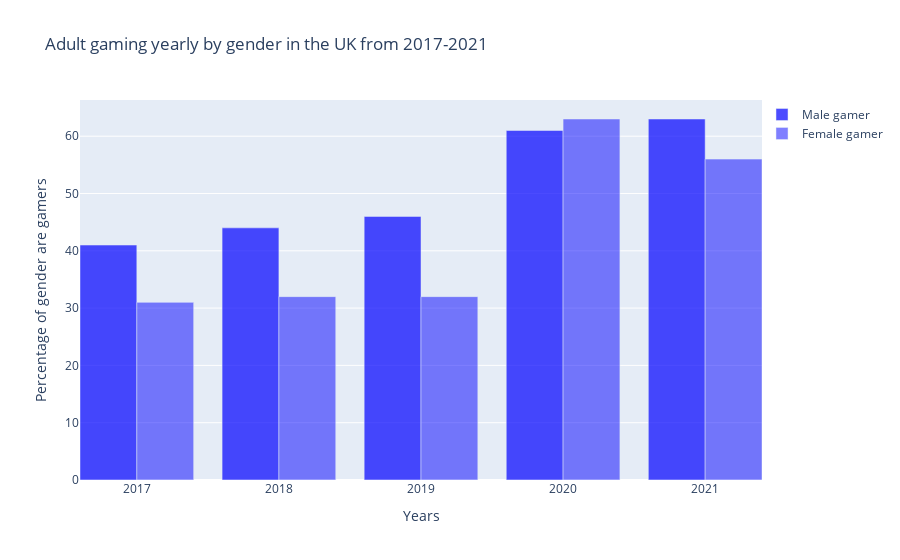

Notebook cell for this chart:
### Code cell
X = ['2017', '2018', '2019', '2020', '2021']

X_axis = np.arange(len(X))
  
fig = go.Figure()

fig.add_trace(go.Bar(
    x=X_axis - 0.2,
    y=Male_gamer,
    width=0.4,
    name='Male gamer',
    marker_color='rgba(0, 0, 255, 0.7)'  # Adjust the RGB values and alpha as needed
))

fig.add_trace(go.Bar(
    x=X_axis + 0.2,
    y=Female_gamer,
    width=0.4,
    name='Female gamer',
    marker_color='rgba(0, 0, 255, 0.5)'
))

fig.update_layout(
    xaxis=dict(tickvals=X_axis, ticktext=X),
    xaxis_title="Years",
    yaxis_title="Percentage of gender are gamers",
    title="Adult gaming yearly by gender in the UK from 2017-2021",
    legend=dict(x=1, y=1),
)

fig.show()

### Figure 1 — Plotly figure (JSON) as saved in the notebook; plotly's stock layout.template omitted (floating-point values rounded to 4 significant figures)
{"data": [{"marker": {"color": "rgba(0, 0, 255, 0.7)"}, "name": "Male gamer", "type": "bar", "width": 0.4, "x": [-0.2, 0.8, 1.8, 2.8, 3.8], "y": [41, 44, 46, 61, 63]}, {"marker": {"color": "rgba(0, 0, 255, 0.5)"}, "name": "Female gamer", "type": "bar", "width": 0.4, "x": [0.2, 1.2, 2.2, 3.2, 4.2], "y": [31, 32, 32, 63, 56]}], "layout": {"legend": {"x": 1, "y": 1}, "title": {"text": "Adult gaming yearly by gender in the UK from 2017-2021"}, "xaxis": {"ticktext": ["2017", "2018", "2019", "2020", "2021"], "tickvals": [0, 1, 2, 3, 4], "title": {"text": "Years"}}, "yaxis": {"title": {"text": "Percentage of gender are gamers"}}}}
